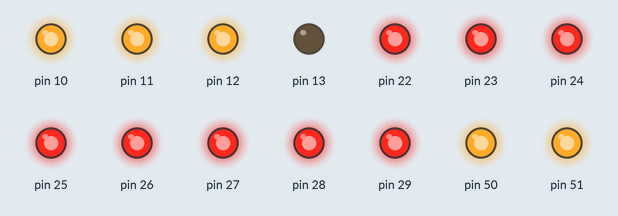
A sketch run on a simulated Arduino Mega 2560, built with avr-gcc and run on an emulated ATmega2560. Shown: output pins drawn as LEDs (lit = HIGH).

Above: at 0.1 s.
Timing chart, 0 to 1.6 s (numbered marks = the images above):
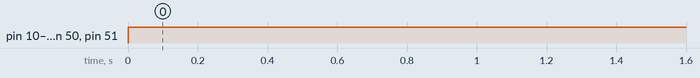

Measured:
- by itself, pin 10–12, pin 22–29, pin 50, pin 51: LOW → HIGH at 0.00 s

The sketch:

sketch.ino
```cpp
void setup() {
  // put your setup code here, to run once:
  volatile char *ddra,*ddrb;//both port A and B as output
  ddra = 0x21;*ddra = 0xFF;
  ddrb = 0x24;*ddrb = 0xFF;
}

void loop() {
  // put your main code here, to run repeatedly:
  volatile char *porta,*portb;
  porta = 0x22;portb = 0x25;
  *porta = 0xFF;
  *portb = 0x7F;
}
```
